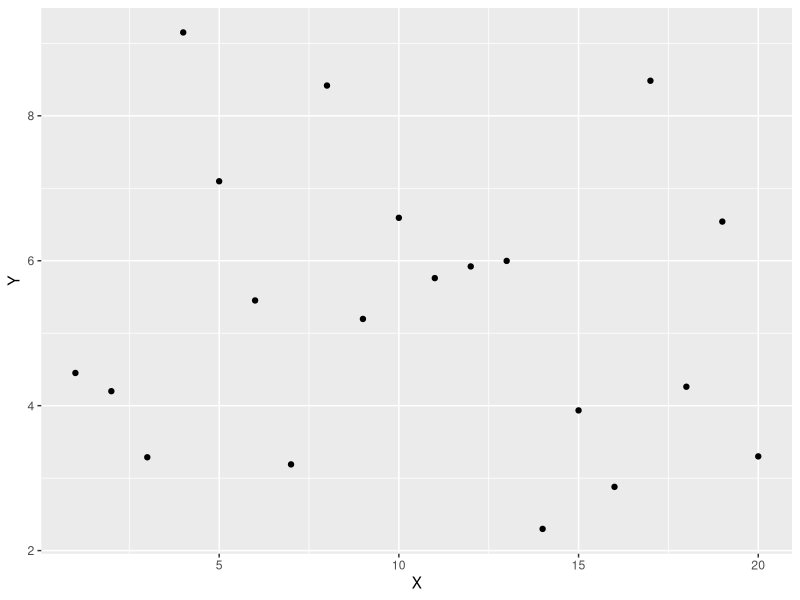
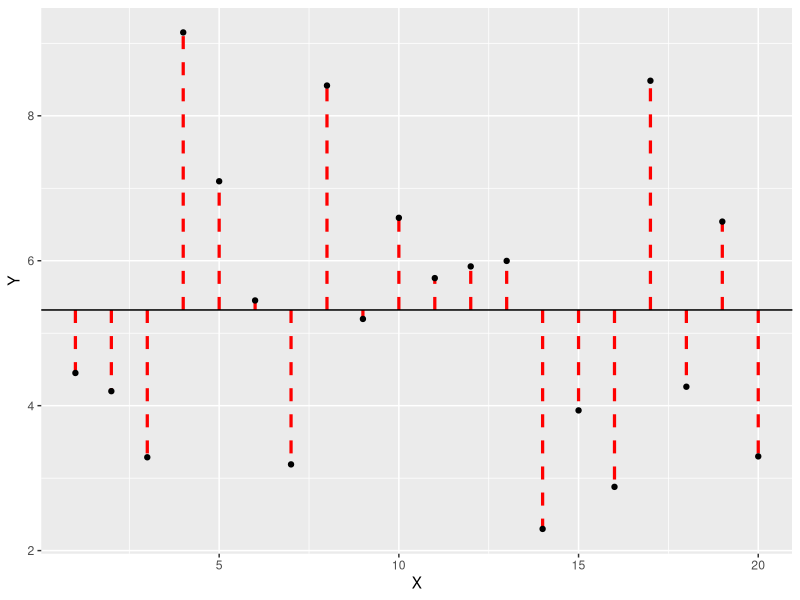
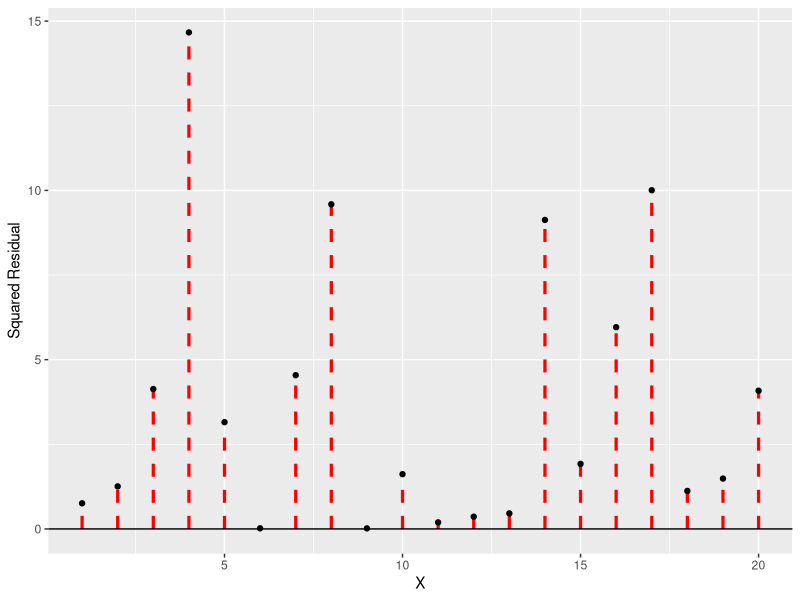

These charts were generated, in order, by the following R code:
## ---- chunk 1
knitr::opts_chunk$set(
  collapse = TRUE,
  comment = "#>",
  echo=F
)
## ---- chunk 2
vals <- 1:5
matrix(vals, ncol=5) |>
  knitr::kable()
## ---- chunk 3
set.seed(105)
.prob <- c(0.4, 0.6, 1, 1, 0.6, 0.3, 0.1)
vals <- sample(4:10, 10, T, prob = .prob / sum(.prob))
matrix(vals, ncol=10) |>
  knitr::kable()

## ---- chunk 4
sort(vals) |>
  matrix(ncol=10) |>
  knitr::kable()
## ---- chunk 5
distorted.vals <- sort(vals)
distorted.vals[1] <- 1
sort(distorted.vals) |>
  matrix(ncol=10) |>
  knitr::kable()
## ---- chunk 6

vals <- c("a", "b", "b", "c", "c", "c", "c", "d", "d", "e")
matrix(sort(vals), ncol=10, byrow=T) |>
  knitr::kable()
## ---- chunk 7
vals <- c("a", "a", "a",  "b", "c", "c",
          "d", "e", "e", "e")
matrix(sort(vals), ncol=10) |>
  knitr::kable()
## ---- chunk 8
set.seed(101)
vals <- sample(1:10, 17, T)
sort(vals) |> 
  c("") |>
  matrix(ncol=9, byrow=T) |>
  knitr::kable()

#quantile(vals)
## ---- chunk 9

sort(vals) |>
  c("") |>
  matrix(ncol=9, byrow=T) |>
  knitr::kable()
## ---- chunk 10
sort(vals) |>
  c("") |>
  matrix(ncol=9, byrow=T) |>
  knitr::kable()
## ---- chunk 11
set.seed(120)
library(ggplot2)

frm <- data.frame(
  X = 1:20,
  Y  = rnorm(20,5, 2)
)
ggplot(frm, aes(x=X, y=Y)) + geom_point()

## ---- chunk 12
mu <- mean(frm$Y)
frm <- frm |>
  dplyr::mutate(
    Mean = mu
  )

ggplot(frm, aes(x=X, y=Y)) + 
    annotate("segment", x=frm$X, xend=frm$X, y=frm$Mean, yend=frm$Y, 
           color="red", linetype="dashed", linewidth=1.1) +
  geom_point() + 
  geom_hline(yintercept = mu)

## ---- chunk 13

frm <- frm |> 
  dplyr::mutate(Residual = Y - Mean,
         `Squared Residual` = Residual^2)

ggplot(frm, aes(x=X, y=`Squared Residual`)) + 
      annotate("segment", x=frm$X, xend=frm$X, y=0, yend=frm$`Squared Residual`, 
           color="red", linetype="dashed", linewidth=1.1) + 
  geom_point() + 
  geom_hline(yintercept = 0)

